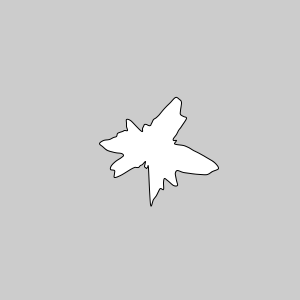
Frame 1 (no input)
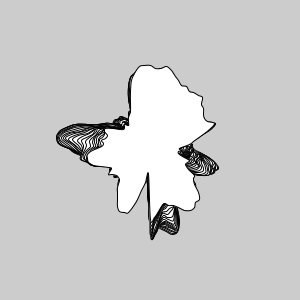
Frame 60 (the mouse pressed at the canvas centre just before this capture)
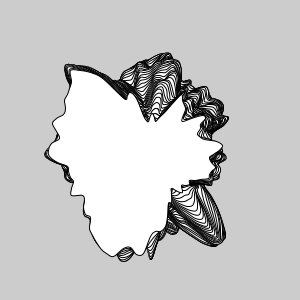
Frame 120 (the mouse held since frame 60 and released just before this capture)

The Processing sketch that drew these frames (run headless with seeded random() and noise(); from frame 60 on, the mouse is pressed at the canvas centre):

// Processing sketch: virus_hundred_vertex_curve
// ── virus_hundred_vertex_curve.pde
int i, j;

void setup() {
 size(300,300); 
}

void draw() {
  smooth();
  beginShape();
  for (j=0;j<99;j++) {
    float a=j*PI/48, r=noise(j%96*.1, i*.003)*10*(9-i%9)*(sin(i*.001)+1);
    curveVertex(150+r*sin(a), 150+r*cos(a));
  }
  endShape();
  i++;
  if (i%9!=1)draw();
}
